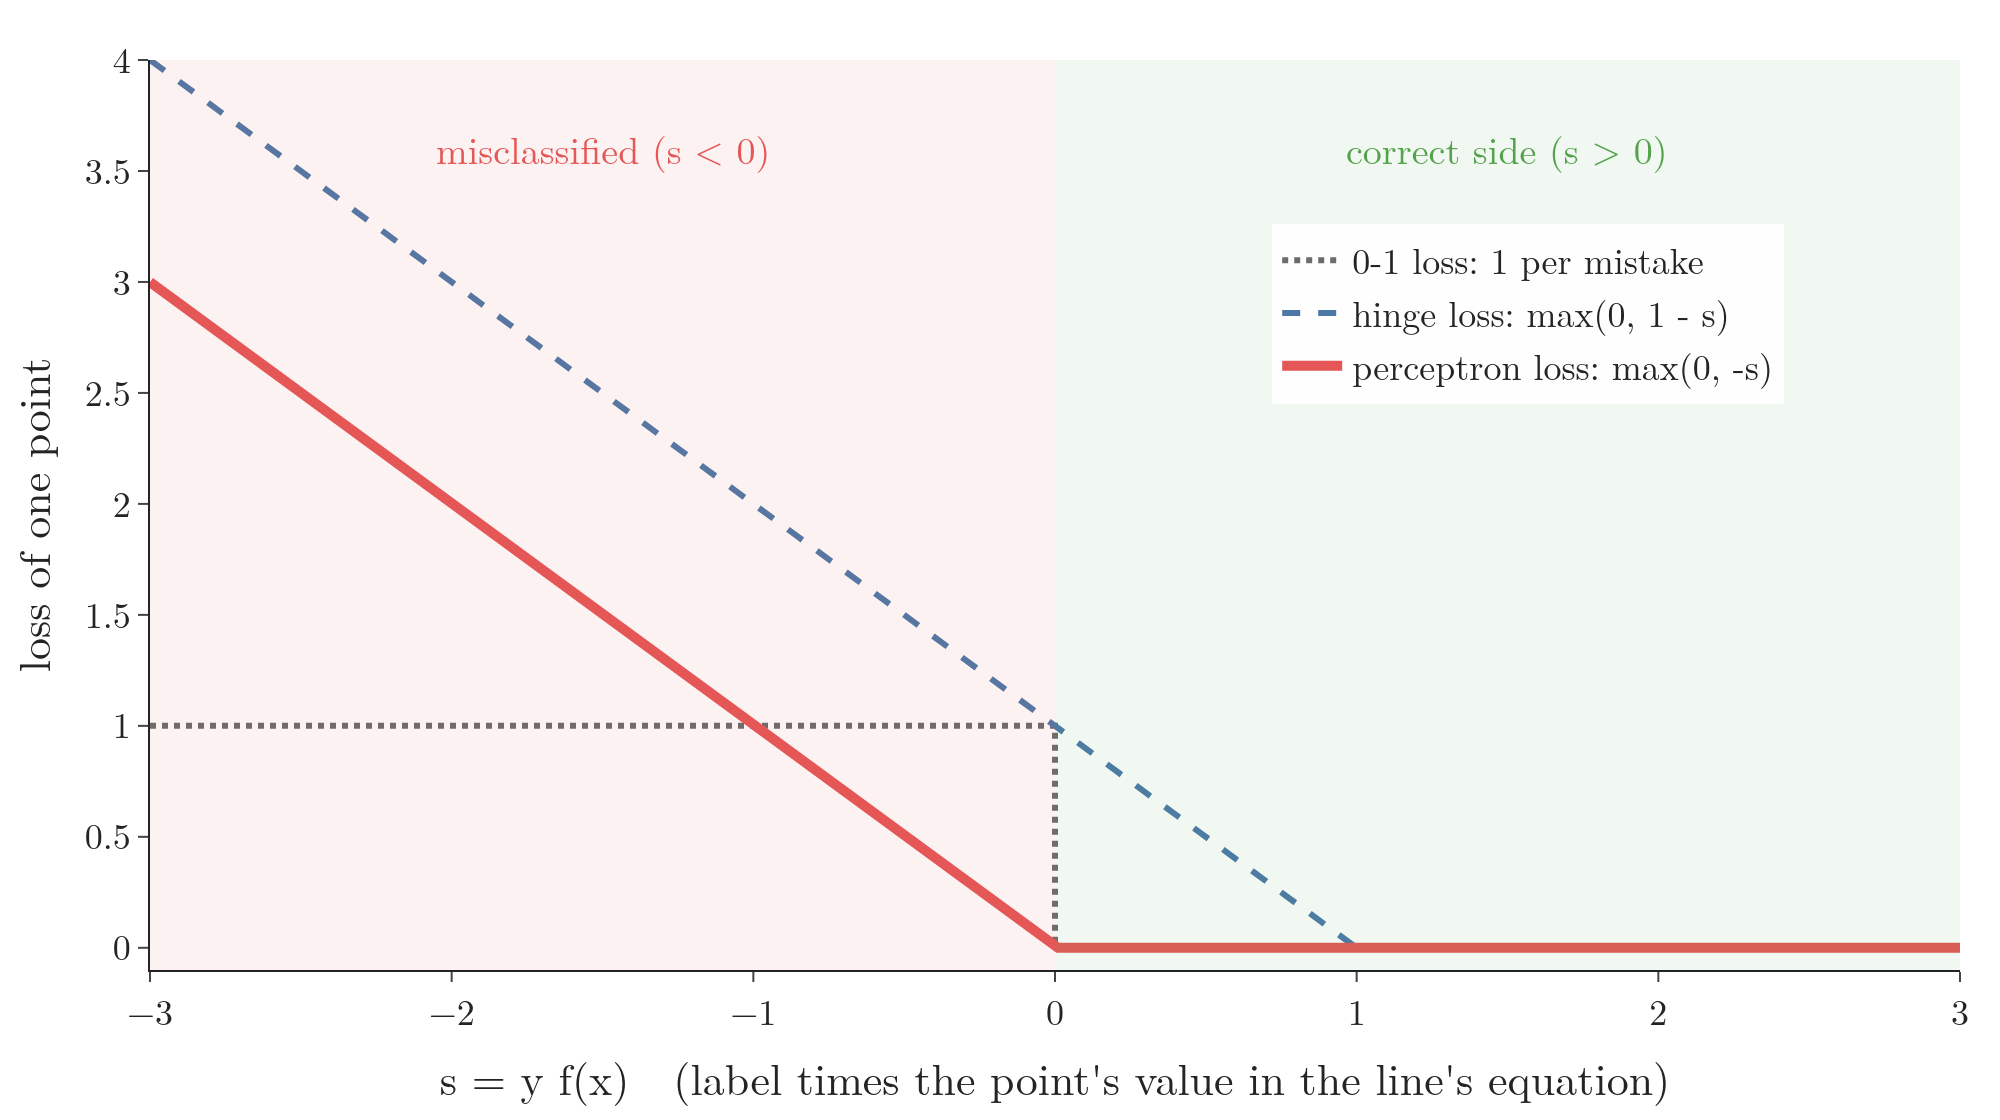

Source code (Python):
"""Loss of one point against s = y f(x): 0-1 loss, perceptron loss and hinge loss (Plotly)."""
from pathlib import Path
import numpy as np
import plotly.graph_objects as go

here = Path(__file__).parent
s = np.linspace(-3, 3, 601)
fig = go.Figure()
fig.add_vrect(x0=-3, x1=0, fillcolor="#E45756", opacity=0.08, line_width=0)
fig.add_vrect(x0=0, x1=3, fillcolor="#54A24B", opacity=0.08, line_width=0)
fig.add_trace(go.Scatter(x=s, y=np.where(s < 0, 1, 0), mode="lines", name="0-1 loss: 1 per mistake",
                         line=dict(color="#6B6B6B", width=3, dash="dot", shape="hv")))
fig.add_trace(go.Scatter(x=s, y=np.maximum(0, 1 - s), mode="lines", name="hinge loss: max(0, 1 - s)",
                         line=dict(color="#4C78A8", width=3, dash="dash")))
fig.add_trace(go.Scatter(x=s, y=np.maximum(0, -s), mode="lines", name="perceptron loss: max(0, -s)",
                         line=dict(color="#E45756", width=5)))
fig.add_annotation(x=-1.5, y=3.6, text="misclassified (s < 0)", showarrow=False, font=dict(size=19, color="#E45756"))
fig.add_annotation(x=1.5, y=3.6, text="correct side (s > 0)", showarrow=False, font=dict(size=19, color="#54A24B"))
fig.update_layout(template="simple_white", width=1000, height=560, font=dict(family="Latin Modern Roman", size=18),
                  xaxis=dict(title="s = y f(x)   (label times the point's value in the line's equation)", range=[-3, 3],
                             zeroline=False),
                  yaxis=dict(title="loss of one point", range=[-0.1, 4]),
                  legend=dict(x=0.62, y=0.82, bgcolor="rgba(255,255,255,0.9)"), margin=dict(l=70, r=20, t=30, b=70))
fig.write_image(here / "point_loss.png", scale=2)
fig.write_image(here / "point_loss.pdf")
